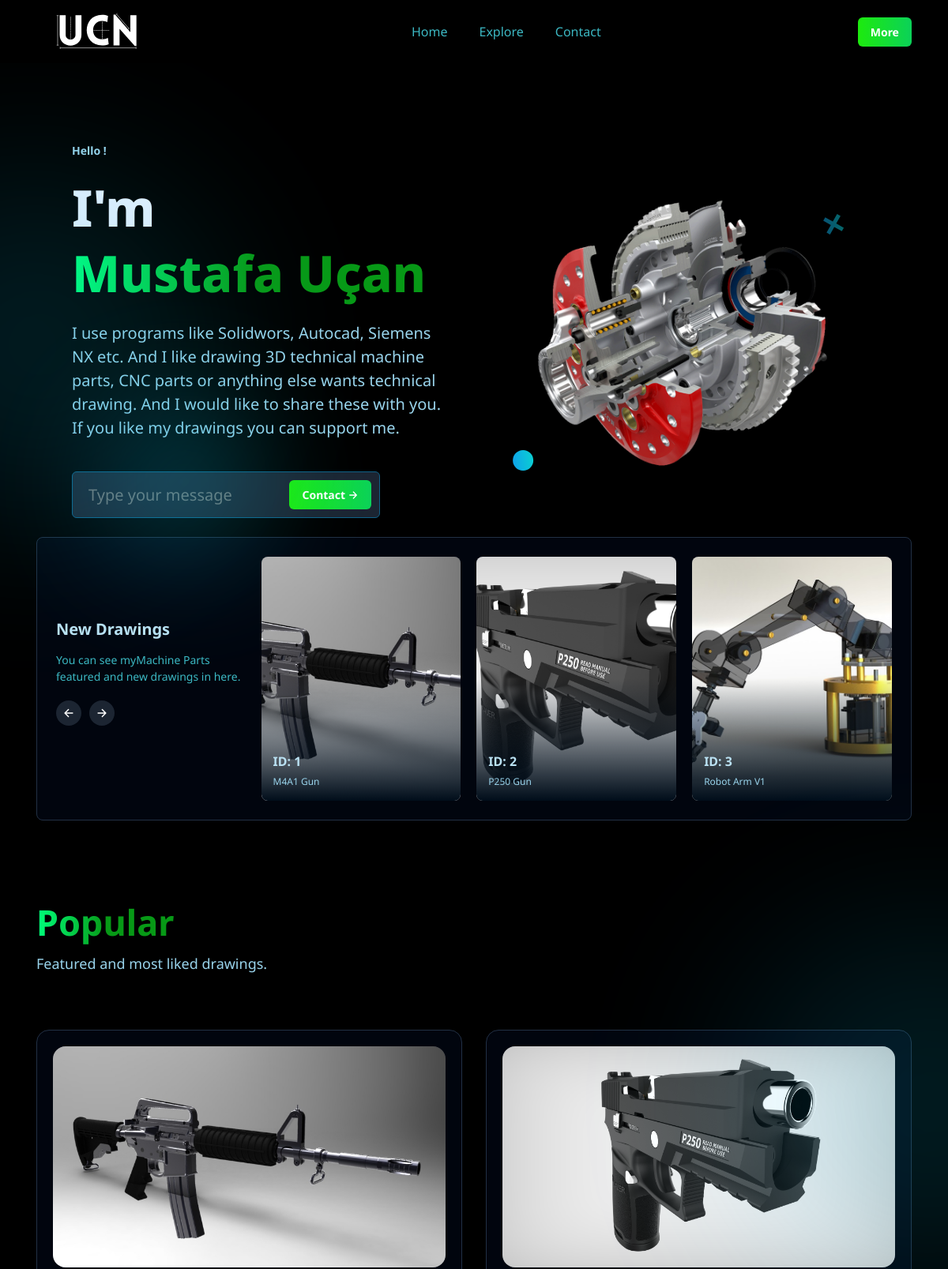
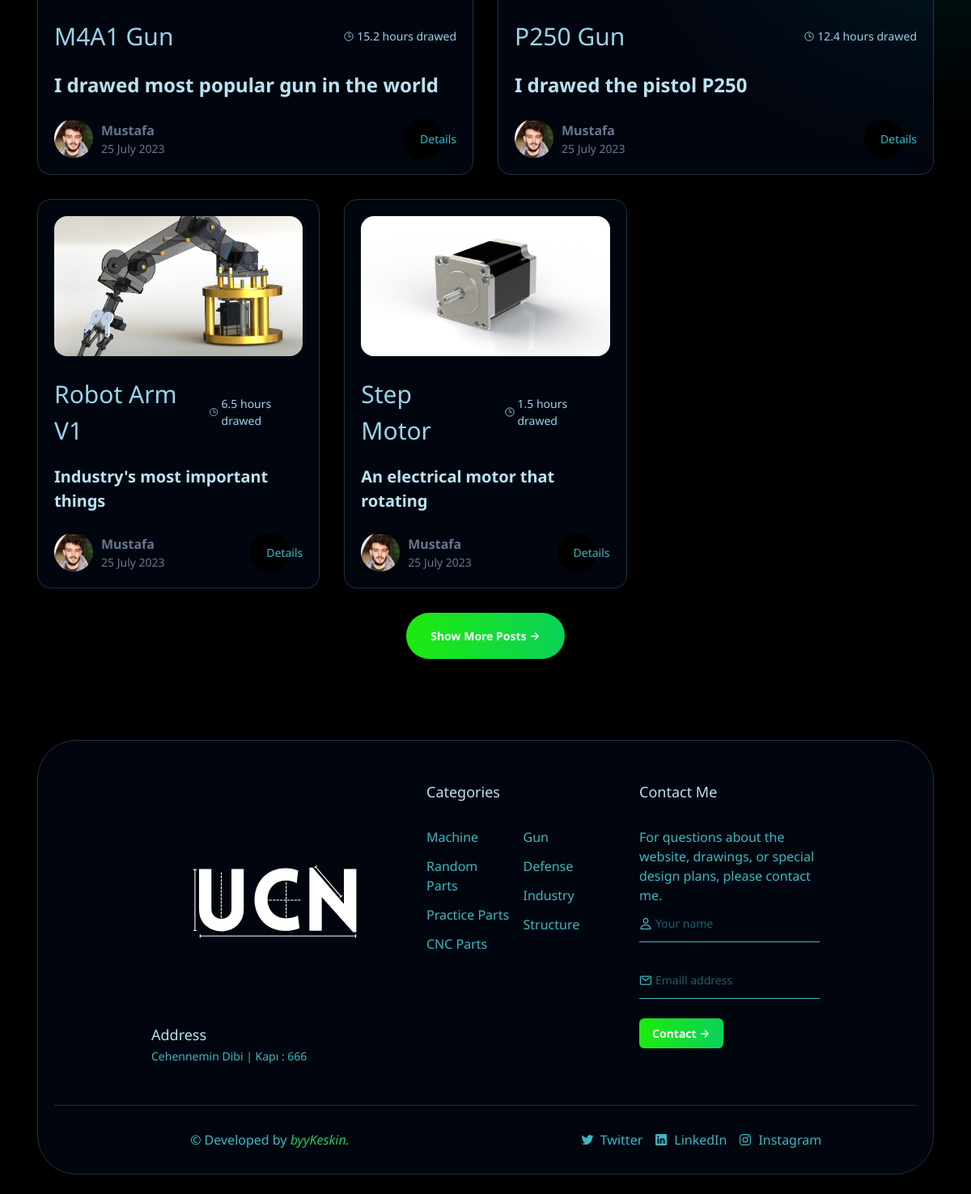
The page / on the database its author committed (2 pictures, top to bottom).
### main.py (models this page shows)
class Drawings(db.Model):
    ID = db.Column(db.Integer, primary_key=True)
    title = db.Column(db.String(80))
    describe = db.Column(db.String(200))
    category = db.Column(db.String(20))
    hours_drawed = db.Column(db.Integer)
    created_date = db.Column(db.DateTime, default=func.current_timestamp())
    show_features = db.Column(db.Boolean, default=False)
    show_popular = db.Column(db.Boolean, default=False)
    image_path = db.Column(db.String(255), nullable=False)
    carousel_img1 = db.Column(db.String(255))
    carousel_img2 = db.Column(db.String(255))
    carousel_img3 = db.Column(db.String(255))

### main.py (the view)
@app.route("/")
def index():
    drawings = Drawings.query.all()
    return render_template("index.html", drawings = drawings)

### templates/index.html (shortened to what this page needs)
<!DOCTYPE html>
<html lang="en">
<head>
  <link rel="stylesheet" type="text/css" href="{{ url_for('static', filename='css/style.css') }}">
</head>
<body id="top">
  {% include "navbar.html" %}
  <main>
    <article>
      <section class="hero" id="home" aria-label="home">
        <div class="container">
          <div class="hero-content">
            <p class="hero-subtitle">Hello !</p>
            <h1 class="headline headline-1 section-title">
              I'm <span class="span">Mustafa Uçan</span>
            </h1>
            <p class="hero-text">
              I use programs like Solidwors, Autocad, Siemens NX etc. And I like drawing 3D technical machine parts, CNC
              parts
              or anything else wants technical drawing. And I would like to share these with you. If you like my
              drawings
              you can support me.
            </p>
            <div class="input-wrapper">
              <input type="email" name="email_address" placeholder="Type your message" required class="input-field"
                autocomplete="off">
              <button class="btn btn-primary">
                <span class="span">Contact</span>
                <ion-icon name="arrow-forward-outline" aria-hidden="true"></ion-icon>
              </button>
            </div>
          </div>
          <div class="hero-banner">
            <img src="{{ url_for('static', filename = 'images/hero-banner.png') }}" width="327" height="490"
              alt="Engine Drawing" class="w-100">
          </div>
          <img src="{{ url_for('static', filename = 'images/shadow-1.svg') }}" width="500" height="800" alt=""
            class="hero-bg hero-bg-1">
        </div>
      </section>
      <section class="topics" id="topics" aria-labelledby="topic-label">
        <div class="container">
          <div class="card topic-card">
            <div class="card-content">
              <h2 class="headline headline-2 section-title card-title" id="topic-label">
                New Drawings
              </h2>
              <p class="card-text">
                You can see myMachine Parts featured and new drawings in here.
              </p>
              <div class="btn-group">
                <button class="btn-icon" aria-label="previous" data-slider-prev>
                  <ion-icon name="arrow-back" aria-hidden="true"></ion-icon>
                </button>
                <button class="btn-icon" aria-label="next" data-slider-next>
                  <ion-icon name="arrow-forward" aria-hidden="true"></ion-icon>
                </button>
              </div>
            </div>
            <div class="slider" data-slider>
              <ul class="slider-list" data-slider-container>
                {% for drawing in drawings %}
                {% if drawing.show_features == True %}
                <li class="slider-item">
                  <a href="details/{{drawing.ID}}" class="slider-card">
                    <figure class="slider-banner img-holder" style="--width: 507; --height: 618;">
                      <img src="{{ url_for('static', filename = drawing.image_path.replace('static/','') ) }}" width="507" height="618"
                        loading="lazy" alt="Sport" class="img-cover">
                    </figure>
                    <div class="slider-content">
                      <span class="slider-title">ID: {{drawing.ID}}</span>
                      <p class="slider-subtitle">{{drawing.title}}</p>
                    </div>
                  </a>
                </li>
                {% endif %}
                {% endfor %}
              </ul>
            </div>
          </div>
        </div>
      </section>
      <section class="section feature" aria-label="feature" id="featured">
        <div class="container">
          <h2 class="headline headline-2 section-title">
            <span class="span">Popular</span>
          </h2>
          <p class="section-text">
            Featured and most liked drawings.
          </p>
          <ul class="feature-list">
            {% for drawing in drawings %}
            {% if drawing.show_popular %}
            <li>
              <div class="card feature-card">
                <figure class="card-banner img-holder" style="--width: 1602; --height: 903;">
                  <img src="{{ url_for('static', filename = drawing.image_path.replace('static/','') ) }}" width="1602" height="903"
                    loading="lazy" alt="Self-observation is the first step of inner unfolding" class="img-cover">
                </figure>
                <div class="card-content">
                  <div class="card-wrapper">
                    <div class="card-tag">
                      <a href="#" class="span hover-2">{{ drawing.title }}</a>
                    </div>
                    <div class="wrapper">
                      <ion-icon name="time-outline" aria-hidden="true"></ion-icon>
                      <span class="span">{{drawing.hours_drawed}} hours drawed</span>
                    </div>
                  </div>
                  <h3 class="headline headline-3">
                    <a href="#" class="card-title hover-2">
                      {{drawing.describe}}
                    </a>
                  </h3>
                  <div class="card-wrapper">
                    <div class="profile-card">
                      <img src="{{ url_for('static', filename = 'images/author-1.png') }}" width="48" height="48"
                        loading="lazy" alt="Mustafa" class="profile-banner">
                      <div>
                        <p class="card-title">Mustafa</p>
                        <p class="card-subtitle">25 July 2023</p>
                      </div>
                    </div>
                    <a href="#" class="card-btn">Details</a>
                  </div>
                </div>
              </div>
            </li>
            {% endif %}
            {% endfor %}
          </ul>
          <a href="explore" class="btn btn-secondary">
            <span class="span">Show More Posts</span>
            <ion-icon name="arrow-forward" aria-hidden="true"></ion-icon>
          </a>
        </div>
      </section>
    </article>
  </main>
  {% include "footer.html" %}
</body>
</html>

### templates/navbar.html (shortened to what this page needs)
<header class="header" data-header>
    <div class="container">
      <a href="#" class="logo">
        <img src="{{ url_for('static', filename = 'images/logo.svg') }}" width="150" height="auto" alt="logo">
      </a>
      <nav class="navbar" data-navbar>
        <ul class="navbar-list">
          <li>
            <a href="/" class="navbar-link hover-1" data-nav-toggler>Home</a>
          </li>
          <li>
            <a href="/explore" class="navbar-link hover-1" data-nav-toggler>Explore</a>
          </li>
          <li>
            <a href="/contact" class="navbar-link hover-1" data-nav-toggler>Contact</a>
          </li>
        </ul>
      </nav>
      <a href="#" class="btn btn-primary">More</a>
    </div>
  </header>

### templates/footer.html (shortened to what this page needs)
<footer>
    <div class="container">
        <div class="card footer">
            <div class="section footer-top">
                <div class="footer-brand">
                    <a href="#" class="footer-logo">
                        <img src="{{ url_for('static', filename = 'images/logo.svg') }}" width="300" height="auto"
                            loading="lazy" alt="logo">
                    </a>
                    <p class="footer-list-title">Address</p>
                    <address class="footer-text address">
                        Cehennemin Dibi |
                        Kapı : 666 <br>
                    </address>
                </div>
                <div class="footer-list">
                    <p class="footer-list-title">Categories</p>
                    <ul>
                        <li><a href="#" class="footer-link hover-2">Machine</a></li>
                        <li><a href="#" class="footer-link hover-2">Random Parts</a></li>
                        <li><a href="#" class="footer-link hover-2">Practice Parts</a></li>
                        <li><a href="#" class="footer-link hover-2">CNC Parts</a></li>
                        <li><a href="#" class="footer-link hover-2">Gun</a></li>
                        <li><a href="#" class="footer-link hover-2">Defense</a></li>
                        <li><a href="#" class="footer-link hover-2">Industry</a></li>
                        <li><a href="#" class="footer-link hover-2">Structure</a></li>
                    </ul>
                </div>
                <div class="footer-list">
                    <p class="footer-list-title">Contact Me</p>
                    <p class="footer-text">
                        For questions about the website, drawings, or special design plans, please contact me.
                    </p>
                    <div class="input-wrapper">
                        <input type="text" name="name" placeholder="Your name" required class="input-field"
                            autocomplete="off">
                        <ion-icon name="person-outline" aria-hidden="true"></ion-icon>
                    </div>
                    <div class="input-wrapper">
                        <input type="email" name="email_address" placeholder="Emaill address" required
                            class="input-field" autocomplete="off">
                        <ion-icon name="mail-outline" aria-hidden="true"></ion-icon>
                    </div>
                    <a href="#" class="btn btn-primary">
                        <span class="span">Contact</span>
                        <ion-icon name="arrow-forward" aria-hidden="true"></ion-icon>
                    </a>
                </div>
            </div>
            <div class="footer-bottom">
                <p class="copyright">&copy; Developed by <a href="#" class="copyright-link">byyKeskin.</a></p>
                <ul class="social-list">
                    <li>
                        <a href="#" class="social-link">
                            <ion-icon name="logo-twitter"></ion-icon>
                            <span class="span">Twitter</span>
                        </a>
                    </li>
                    <li>
                        <a href="#" class="social-link">
                            <ion-icon name="logo-linkedin"></ion-icon>
                            <span class="span">LinkedIn</span>
                        </a>
                    </li>
                    <li>
                        <a href="#" class="social-link">
                            <ion-icon name="logo-instagram"></ion-icon>
                            <span class="span">Instagram</span>
                        </a>
                    </li>
                </ul>
            </div>
        </div>
    </div>
</footer>

### rows shown on the page
Drawings: image_path (picture), ID "1", title "M4A1 Gun", hours_drawed "15.2", describe "I drawed most popular gun in the world", show_popular True (drawn)
Drawings: image_path (picture), ID "2", title "P250 Gun", hours_drawed "12.4", describe "I drawed the pistol P250", show_popular True (drawn)
Drawings: image_path (picture), ID "3", title "Robot Arm V1", hours_drawed "6.5", describe "Industry's most important things", show_popular True (drawn)
Drawings: image_path (picture), title "Step Motor", hours_drawed "1.5", describe "An electrical motor that rotating", show_popular True (drawn)
